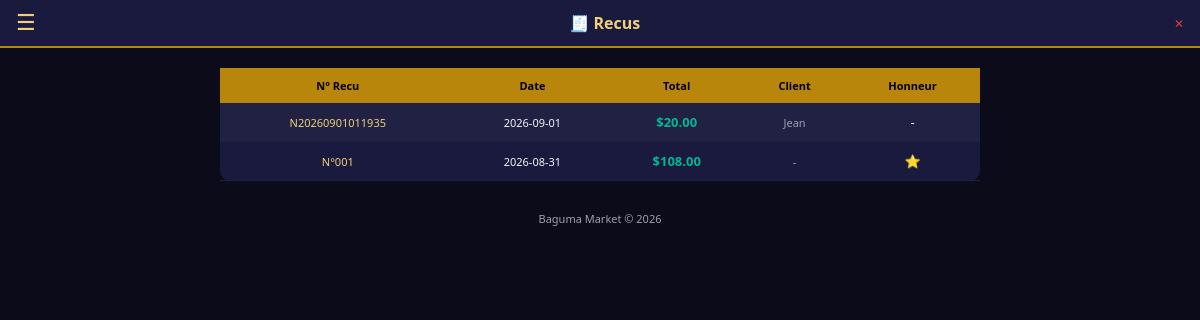
The page /recus (signed in) on the database its author committed.
### tables this page shows
CREATE TABLE recus (
        id INTEGER PRIMARY KEY AUTOINCREMENT,
        numero TEXT UNIQUE, client_nom TEXT, client_tel TEXT,
        total_usd REAL, total_cdf REAL,
        est_honneur INTEGER DEFAULT 0,
        date TEXT, heure TEXT
    , client_id INTEGER DEFAULT NULL, tenant_id INTEGER DEFAULT 0);

### web.py (the view)
@app.route("/recus")
@login_required
def recus():
    conn = get_db()
    c = conn.cursor()
    etid = get_effective_tid()
    if etid is not None:
        c.execute("""SELECT r.id, r.numero, r.date, r.total_usd, r.total_cdf, r.client_nom, r.est_honneur
            FROM recus r WHERE r.tenant_id=? ORDER BY r.date DESC LIMIT 100""", (etid,))
    else:
        c.execute("""SELECT r.id, r.numero, r.date, r.total_usd, r.total_cdf, r.client_nom, r.est_honneur
            FROM recus r ORDER BY r.date DESC LIMIT 100""")
    recus_list = c.fetchall()
    conn.close()
    return render_template("recus.html", recus_list=recus_list, is_admin=is_admin())

### web.py (called while the page is built)
def get_db():
    conn = sqlite3.connect(DB)
    conn.row_factory = sqlite3.Row
    return conn

def login_required(f):
    from functools import wraps
    @wraps(f)
    def decorated(*args, **kwargs):
        if "user_id" not in session:
            return redirect(url_for("login"))
        return f(*args, **kwargs)
    return decorated

def is_admin():
    return session.get("tenant_id", 0) == 0 and session.get("role") == "admin"

def get_effective_tid():
    if is_admin():
        return session.get("view_tenant")
    return session.get("tenant_id")

@app.context_processor
def inject_tenant():
    slug = session.get("tenant_slug")
    tid = session.get("tenant_id", 0)
    unread = 0
    if "user_id" in session:
        try:
            conn = get_db()
            c = conn.cursor()
            etid = get_effective_tid()
            if etid is not None:
                c.execute("SELECT COUNT(*) FROM notifications WHERE is_read=0 AND tenant_id=?", (etid,))
            else:
                c.execute("SELECT COUNT(*) FROM notifications WHERE is_read=0")
            unread = c.fetchone()[0]
            conn.close()
        except Exception:
            unread = 0
    return {
        "tenant_slug": slug,
        "tenant_name": TENANT_NAMES.get(tid, "Admin Global"),
        "is_global_admin": tid == 0 and session.get("role") == "admin",
        "unread_notifs": unread,
    }

### templates/recus.html (shortened to what this page needs)
{% extends "base.html" %}
{% block body %}
<div class="topbar">
<button class="menu-btn" onclick="toggleNav()">☰</button>
<h1>🧾 Recus</h1>
<a href="/logout" style="color:var(--red);font-size:12px">✕</a>
</div>
<div class="container">
<div class="card" style="padding:0"><div class="table-scroll">
<table>
<tr><th>N° Recu</th><th>Date</th><th>Total</th><th>Client</th><th>Honneur</th></tr>
{% for r in recus_list %}
<tr>
<td style="font-size:11px;color:var(--gold2)">{{r[1]}}</td>
<td style="font-size:11px">{{r[2]}}</td>
<td class="tag-entree">${{ "%.2f"|format(r[3]) }}</td>
<td style="font-size:11px;color:var(--txt2)">{{r[5] or '-'}}</td>
<td>{{'⭐' if r[6] else '-'}}</td>
</tr>
{% endfor %}
</table></div></div>
<div class="footer">Baguma Market &copy; 2026</div>
</div>
{% endblock %}

### templates/base.html (style rules this page uses)
* { margin:0;padding:0;box-sizing:border-box }
:root { --bg:#0b0b1a;--card:#1a1a3e;--gold:#b8860b;--gold2:#f0d078;--green:#00b894;--red:#e63946;--blue:#0984e3;--txt:#f5f5f5;--txt2:#a0a0b0;--hon:#e84393 }
body { font-family:'Segoe UI',Tahoma,sans-serif;background:var(--bg);color:var(--txt);min-height:100vh }
a { color:var(--gold2);text-decoration:none }
.topbar { background:var(--card);padding:10px 16px;display:flex;align-items:center;justify-content:space-between;position:sticky;top:0;z-index:100;border-bottom:2px solid var(--gold) }
.topbar h1 { font-size:16px;color:var(--gold2) }
.topbar .menu-btn { background:none;border:none;color:var(--gold2);font-size:22px;cursor:pointer }
.container { padding:12px;max-width:800px;margin:0 auto }
.card { background:var(--card);border-radius:10px;padding:14px;margin-bottom:10px }
table { width:100%;border-collapse:collapse;font-size:12px }
th { background:var(--gold);color:#000;padding:8px 4px;text-align:center;font-size:11px;position:sticky;top:0 }
td { padding:7px 4px;text-align:center;border-bottom:1px solid #1e1e40 }
tr:nth-child(even) { background:rgba(255,255,255,.03) }
.tag-entree { color:var(--green);font-weight:bold }
.table-scroll { overflow-x:auto;-webkit-overflow-scrolling:touch }
.footer { text-align:center;padding:20px;color:var(--txt2);font-size:11px }
@media (min-width:600px) { .container { padding:20px } }
@media (min-width:600px) { table { font-size:13px } }
@media (min-width:600px) { th,td { padding:10px 8px } }

### rows shown on the page
recus: numero "N20260901011935", date "2026-09-01", total_usd "20.00", client_nom "Jean", est_honneur "-"
recus: numero "N°001", date "2026-08-31", total_usd "108.00", r "-", est_honneur "⭐"
